Frame 1 (no input): blank canvas, image omitted
Frame 60 (no input): blank canvas, image omitted
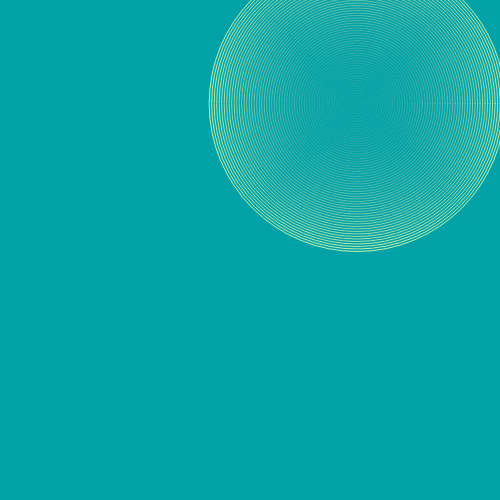
Frame 120 (the mouse pressed at the canvas centre since frame 60)

The p5.js sketch whose frames 1 and 60 were blank and that drew this single picture after the mouse press (run headless with seeded random() and noise() and a simulated clock; from frame 60 on, the mouse is pressed at the canvas centre):

// p5.js sketch
// ── sketch.js
let shapes, c1, c2


function setup() {
  createCanvas(500, 500)
  noFill()
  shapes = []
  background(1, 162, 166)
  c1 = color('#FFFFA6')
  c2 = color('#29D9C2')
}

function draw() {
  background(1, 162, 166, 10)
  for( let i = 0; i < shapes.length; i += 1) {
    stroke(lerpColor(c1, c2, shapes[i].size / 1000))
    ellipse(shapes[i].x, shapes[i].y, shapes[i].size, shapes[i].size)
    shapes[i].size += 5
  }

  shapes = shapes.filter((shape) => shape.size < 1000)
}

/*
 * This function gets called each time the mouse is pressed
 *
 * Every time the mouse is pressed, add a new shape object to the shapes array
 */
function mousePressed() {
  let s = 1
  let x = random(width)
  let y = random(height)
  shapes.push({ 
    size: s,
    x: x,
    y: y
  })
}
